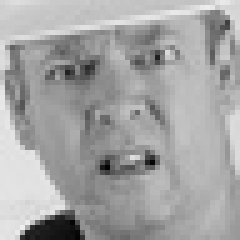
#> input picture NhanDienBieuCamKhuonMat/data/train/angry/Training_1021836.jpg, 48 x 48 px (shown 5 times larger); its folder holds only this picture in this run
$ python mobilenet_model.py
#> lines starting #> are read from the running program, lines starting #| are printed output that depends on the picture
import os
import cv2
import numpy as np
from tensorflow.keras.applications import MobileNetV2
from tensorflow.keras.models import Model
from tensorflow.keras.layers import Dense, Flatten, Dropout, GlobalAveragePooling2D
from tensorflow.keras.utils import to_categorical
from tensorflow.keras.preprocessing.image import ImageDataGenerator
from sklearn.model_selection import train_test_split

# Đường dẫn đến thư mục dữ liệu
data_dir = "../data/train"

# Hàm tiền xử lý ảnh
def preprocess_image(image):
    if len(image.shape) == 3:
        image = cv2.cvtColor(image, cv2.COLOR_BGR2GRAY)
    image = cv2.GaussianBlur(image, (3, 3), 0)
    image = cv2.equalizeHist(image)
    image = cv2.resize(image, (48, 48))
    return image

# Hàm load dữ liệu
def load_data(data_dir):
#> called with data_dir = '../data/train'
    X, y = [] , []
    label_mapping = {'angry': 0, 'fear': 1, 'happy': 2, 'sad': 3, 'surprise': 4}

    for label in os.listdir(data_dir):
        folder_path = os.path.join(data_dir, label)
        if not os.path.isdir(folder_path):
            continue
        label_id = label_mapping[label]
        for file in os.listdir(folder_path):
            image_path = os.path.join(folder_path, file)
            image = cv2.imread(image_path)
#> image is the input picture: shape (48, 48, 3); min 3, max 238, mean 163.7
            if image is None:
                continue
            image = preprocess_image(image)
#> in preprocess_image, `image = cv2.GaussianBlur(image, (3, 3), 0)`:
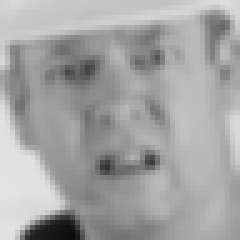
#> image: shape (48, 48) (shown 5 times larger); min 12, max 227, mean 163.6
#> in preprocess_image, `image = cv2.equalizeHist(image)`:
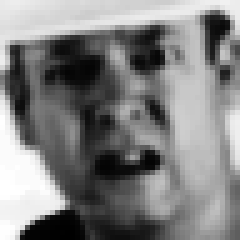
#> image: shape (48, 48) (shown 5 times larger); min 0, max 255, mean 128.7
            X.append(image)
            y.append(label_id)
#> pass 2 of the loop in load_data, `for label in os.listdir(data_dir):`:
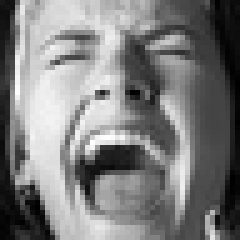
#> input picture NhanDienBieuCamKhuonMat/data/train/fear/Training_22486258.jpg, 48 x 48 px (shown 5 times larger)
#> in load_data, image is the input picture: shape (48, 48, 3); min 0, max 255, mean 125.3
#> in preprocess_image (call 2), `image = cv2.GaussianBlur(image, (3, 3), 0)`:
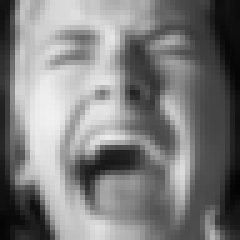
#> image: shape (48, 48) (shown 5 times larger); min 4, max 241, mean 125.4
#> pass 3 of the loop in load_data, `for label in os.listdir(data_dir):`:
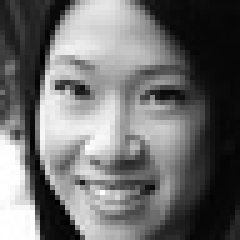
#> input picture NhanDienBieuCamKhuonMat/data/train/happy/Training_10556356.jpg, 48 x 48 px (shown 5 times larger)
#> in load_data, image is the input picture: shape (48, 48, 3); min 0, max 255, mean 109.4
#> in preprocess_image (call 3), `image = cv2.GaussianBlur(image, (3, 3), 0)`:
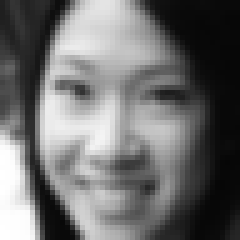
#> image: shape (48, 48) (shown 5 times larger); min 6, max 255, mean 109.5
#> in preprocess_image (call 3), `image = cv2.equalizeHist(image)`:
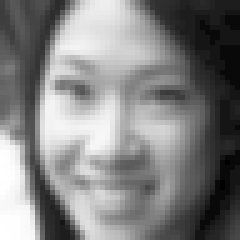
#> image: shape (48, 48) (shown 5 times larger); min 0, max 255, mean 128.4

    X = np.array(X) / 255.0  # Chuẩn hóa
    X = np.expand_dims(X, axis=-1)  # Thêm kênh màu
#> (the run stopped early here; a loop or call above may not have finished)
